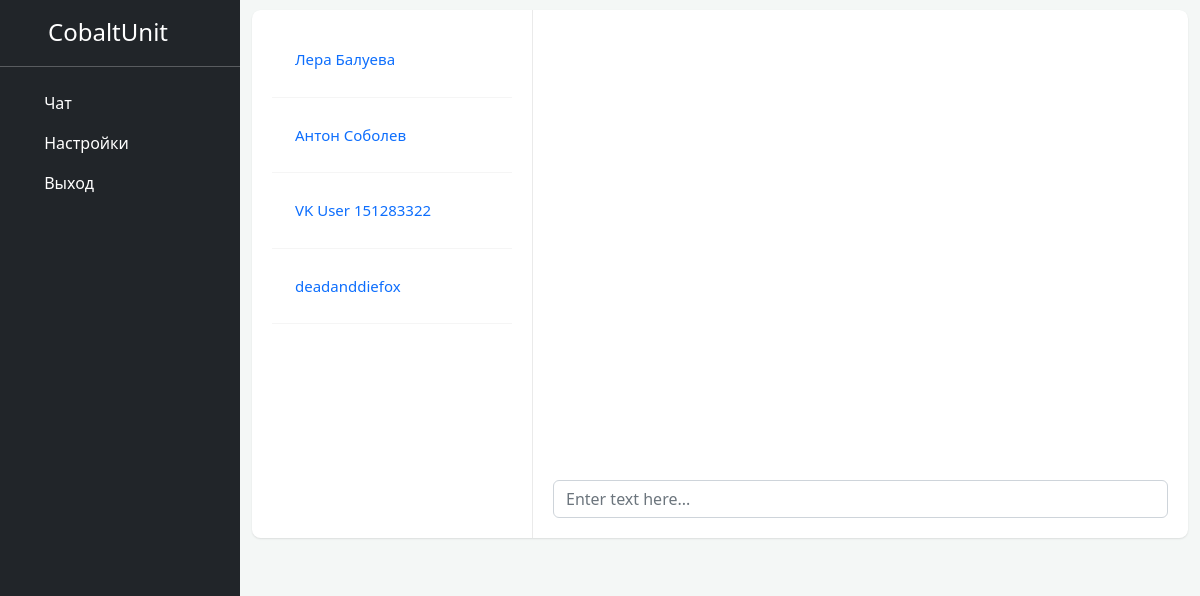
The app's page /1/, older data.
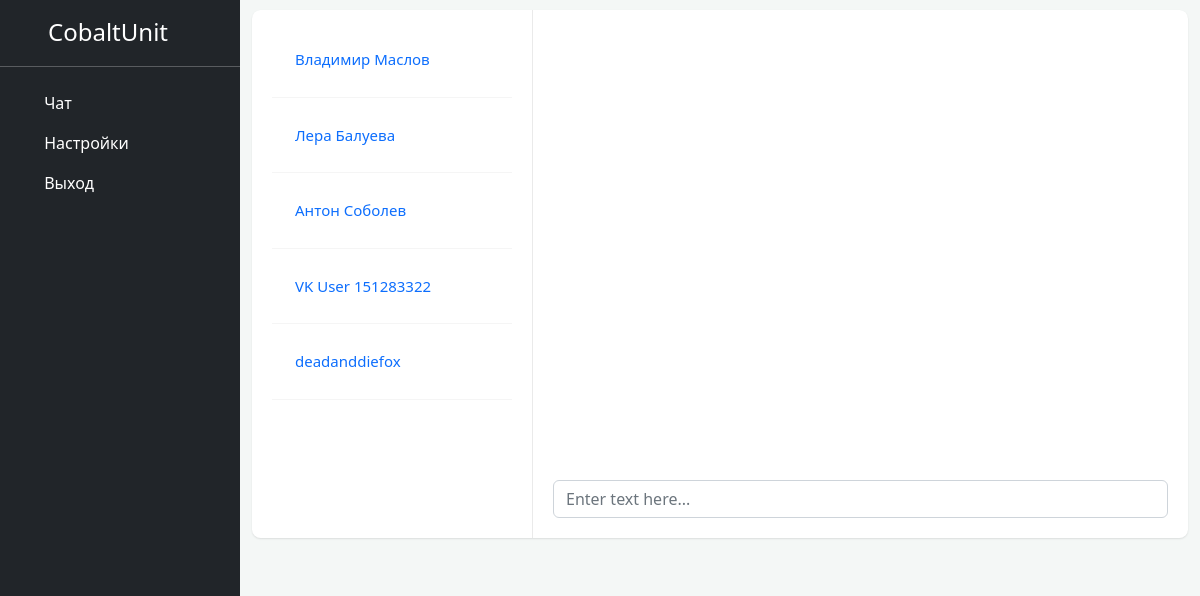
The same page, newer data.
### user/models.py (models this page shows)
class User(models.Model):
    user_id = models.IntegerField()
    name = models.CharField(default='Anon', max_length=100)
    app = models.CharField(blank=True, max_length=10)

### chat/views.py (the view)
# urls.py: path('', include('chat.urls')),
def chat(request, user_id):
    return get_users(request, "chat/chat.html")

### chat/views.py (called while the page is built)
def get_users(request, template):
    users = User.objects.order_by('-id')
    return render(request, template, { 'users': users, 'URL': URL })

### templates/chat/chat.html (shortened to what this page needs)
{% extends 'base.html' %}
{% block content %}
<div class="container">
	<div class="row clearfix">
	    <div class="col-lg-12">
	        <div class="card chat-app">
	            <div id="plist" class="people-list">
	                <ul class="list-unstyled chat-list mt-2 mb-0">
						{% for u in users %}
	                	<a href="{{ URL }}/chat/{{ u.id }}"><li class="clearfix">
	                        <div class="about">
	                            <div class="name">{{ u.name }}</div>
	                        </div>
	                	</li></a>
	                	<hr class="hr-gray">
						{% endfor %}
	                </ul>
	            </div>
	            <div class="chat">
	                <div id="chat-history" class="chat-history">
	                </div>
	                <div class="chat-message clearfix">
	                    <div class="input-group mb-0">
		                    <input id="message-input" type="text" class="form-control" name="message" placeholder="Enter text here...">
	                    </div>
	                </div>
	            </div>
	        </div>
	    </div>
	</div>
</div>
{% load static %}
{% endblock %}

Row changes from the older to the newer data that the page shows:
added User: name "Владимир Маслов"
